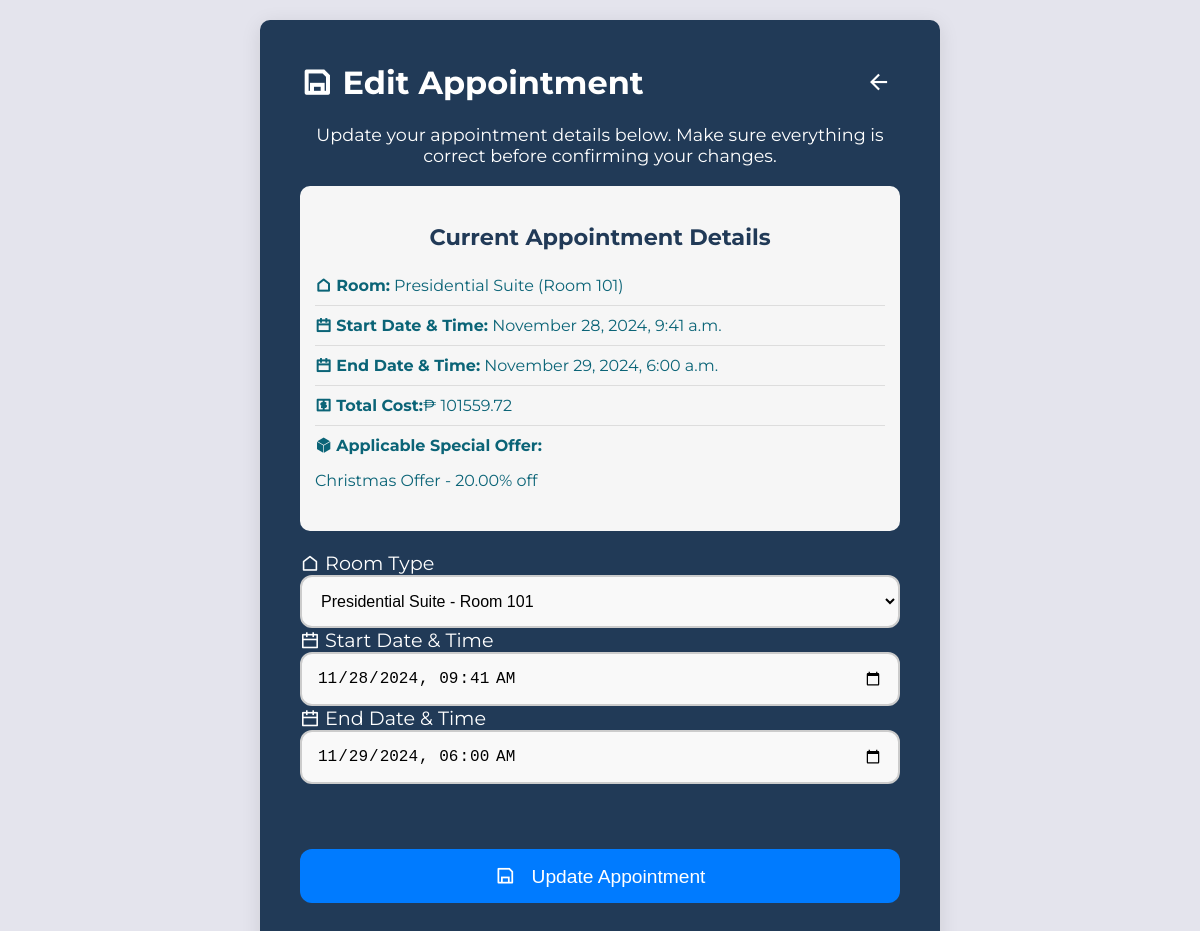
The page /appointments/edit/29/ (signed in) on the database its author committed.
### app/models.py (models this page shows, shortened)
class Appointment(models.Model):
    user = models.ForeignKey(User, on_delete=models.CASCADE)
    room = models.ForeignKey(Room, on_delete=models.CASCADE)
    start_date = models.DateTimeField()
    end_date = models.DateTimeField()
    created_at = models.DateTimeField(auto_now_add=True)
    @property
    def total_cost(self):
        return self.calculate_total_cost()
    def calculate_total_cost(self):
        total_hours = (self.end_date - self.start_date).total_seconds() / 3600.0
        if total_hours < 0:
            return Decimal('0.00')
        total_cost = Decimal(total_hours) * self.room.price_per_hour
        applicable_offer = SpecialOffer.objects.filter(
            room=self.room,
            start_date__lte=self.start_date,
            end_date__gte=self.end_date
        ).first()
        if applicable_offer:
            discount_amount = total_cost * (applicable_offer.discount_percentage / Decimal('100'))
            total_cost -= discount_amount
        return total_cost

class Room(models.Model):
    room_number = models.CharField(max_length=10, unique=True)
    room_type = models.CharField(max_length=30)
    capacity = models.CharField(max_length=30)
    price_per_hour = models.DecimalField(max_digits=10, decimal_places=2)
    class Meta:
        ordering = ['room_number']

class SpecialOffer(models.Model):
    room = models.ManyToManyField(Room)
    discount_percentage = models.DecimalField(max_digits=5, decimal_places=2)
    start_date = models.DateTimeField()
    end_date = models.DateTimeField()
    description = models.TextField()

### app/views.py (the view, shortened to what this page needs)
# urls.py: path('appointments/edit/<int:pk>/', AppointmentUpdateView.as_view(), name='edit_appointment'),
class AppointmentUpdateView(UpdateView):
    model = Appointment
    form_class = AppointmentUpdateForm
    template_name = 'app/edit_appointment.html'
    def get_object(self, queryset=None):
        appointment = super().get_object(queryset=queryset)
        if appointment.user.id != self.request.session.get('user_id'):
            raise Http404("You are not authorized to edit this appointment.")
        return appointment

### app/forms.py
class AppointmentUpdateForm(forms.ModelForm):
    class Meta:
        model = Appointment
        fields = ['room', 'start_date', 'end_date']
        widgets = {
            'start_date': forms.DateTimeInput(attrs={'type': 'datetime-local'}),
            'end_date': forms.DateTimeInput(attrs={'type': 'datetime-local'}),
        }

### app/templates/app/edit_appointment.html (shortened to what this page needs)
{% load static %}
<head>
    <link rel="stylesheet" href="https://cdn.jsdelivr.net/npm/remixicon/fonts/remixicon.css">
    <link rel="stylesheet" type="text/css" href="{% static '/css/edit_appointment.css' %}">
</head>
{% block content %}
    <div class="form-container">
        <div class="header">
            <h1><i class="ri-save-line"></i> Edit Appointment</h1>
            <a href="{% url 'account_settings' %}" class="back-button" onclick="return confirmBack();">
                <i class="ri-arrow-left-line"></i>
            </a>
        </div>
        <p class="intro-text">Update your appointment details below. Make sure everything is correct before confirming your changes.</p>
        <div class="booking-info">
            <h3 class="section-title">Current Appointment Details</h3>
            <ul class="details-list">
                <li><strong><i class="ri-home-line"></i> Room:</strong> {{ appointment.room.room_type }} (Room {{ appointment.room.room_number }})</li>
                <li><strong><i class="ri-calendar-line"></i> Start Date & Time:</strong> <span class="date-field">{{ appointment.start_date|date:"F j, Y, g:i a" }}</span></li>
                <li><strong><i class="ri-calendar-line"></i> End Date & Time:</strong> <span class="date-field">{{ appointment.end_date|date:"F j, Y, g:i a" }}</span></li>
                <li><strong><i class="ri-money-dollar-box-line"></i> Total Cost:</strong>₱ {{ appointment.total_cost|floatformat:2 }}</li>
                {% if appointment.calculate_total_cost != 0 %}
                    <li><strong><i class="ri-box-3-fill"></i> Applicable Special Offer:</strong>
                        {% if appointment.room.specialoffer_set.all %}
                            {% for offer in appointment.room.specialoffer_set.all %}
                                <p>{{ offer.description }} - {{ offer.discount_percentage }}% off</p>
                            {% endfor %}
                        {% else %}
                            <p>No special offers available</p>
                        {% endif %}
                    </li>
                {% endif %}
            </ul>
        </div>
        <form action="" method="post" onsubmit="return validateForm();">
            <div class="form-group">
                <label for="room"><i class="ri-home-line"></i> Room Type</label>
                <select name="room" id="room" required>
                    <option value="{{ appointment.room.id }}" selected>{{ appointment.room.room_type }} - Room {{ appointment.room.room_number }}</option>
                </select>
                <label for="start_date"><i class="ri-calendar-line"></i> Start Date & Time</label>
                <input type="datetime-local" name="start_date" id="start_date" value="{{ appointment.start_date|date:'Y-m-d\TH:i' }}" required>
                <label for="end_date"><i class="ri-calendar-line"></i> End Date & Time</label>
                <input type="datetime-local" name="end_date" id="end_date" value="{{ appointment.end_date|date:'Y-m-d\TH:i' }}" required>
            </div>
            <div class="form-actions">
                <button type="submit" class="btn-save"><i class="ri-save-line"></i> Update Appointment</button>
            </div>
        </form>
    </div>
{% endblock content %}

### static/css/edit_appointment.css (style rules this page uses)
.form-container { background-color: var(--primary-color); border-radius: 10px; box-shadow: 0 4px 20px rgba(0, 0, 0, 0.1); padding: 40px; max-width: 600px; margin: 0 auto; }
.header { display: flex; justify-content: space-between; align-items: center; margin-bottom: 20px; }
h1 { color: var(--white); margin: 0; font-size: 2rem; }
.back-button { display: flex; align-items: center; color: var(--white); text-decoration: none; font-size: 1.6rem; padding: 8px; transition: color 0.3s ease; }
.intro-text { margin: 20px 0; color: var(--white); text-align: center; font-size: 1.1rem; }
.booking-info { background-color: var(--secondary-color); border-radius: 10px; padding: 15px; margin-bottom: 20px; }
.section-title { color: var(--primary-color); font-size: 1.4rem; text-align: center; margin-bottom: 15px; }
.details-list { list-style-type: none; padding: 0; margin: 0; }
.details-list li { padding: 10px 0; font-size: 1rem; color: var(--primary-color-dark); border-bottom: 1px solid #ddd; }
.details-list li:last-child { border-bottom: none; }
form { display: flex; flex-direction: column; gap: 25px; color: var(--white); }
form label { font-size: 1.2rem; color: var(--white); }
form input[type="text"], form input[type="email"], form select, form input[type="datetime-local"] { width: 100%; padding: 15px; border: 2px solid #ccc; border-radius: 12px; font-size: 1rem; background-color: #f9f9f9; transition: border-color 0.3s ease, background-color 0.3s ease; }
form input[type="datetime-local"] { padding: 15px; border-radius: 12px; background-color: #f9f9f9; border: 2px solid #ccc; font-size: 1rem; transition: border-color 0.3s ease, background-color 0.3s ease; }
form .form-actions { display: flex; justify-content: center; margin-top: 40px; }
form .btn-save { background-color: #007BFF; color: var(--white); border: none; border-radius: 12px; padding: 15px 25px; cursor: pointer; transition: background-color 0.3s ease; font-size: 1.2rem; text-align: center; width: 100%; }
form .btn-save i { margin-right: 10px; font-size: 1.3rem; }

### rows shown on the page
Appointment: room.room_type "Presidential Suite", room.room_number "101", start_date "November 28, 2024, 9:41 a.m.", end_date "November 29, 2024, 6:00 a.m.", total_cost "101559.72", room "Presidential Suite - Room 101", start_date "11/28/2024 09:41", end_date "11/29/2024 06:00"
SpecialOffer: description "Christmas Offer", discount_percentage "20.00"
